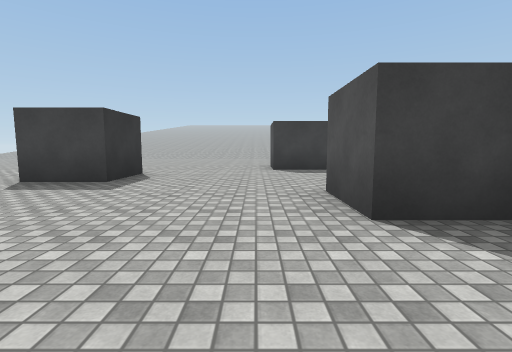
View 1 (above)

24 first-person views from a walk through a scene from a Unity 3-D project. The camera is 1.2 m above the floor, tilts 6° down and sees 85° across. The floor is counted in squares, 2 m on a side. Each view is taken from the middle of a square. On the plan, view 1 faces up. The plan holds only what a view shows up to about 9 squares ahead; the rest is blank. The place goes on beyond the plan. The player is left out. Surface patterns are stand-ins for the level's own textures.

View 2
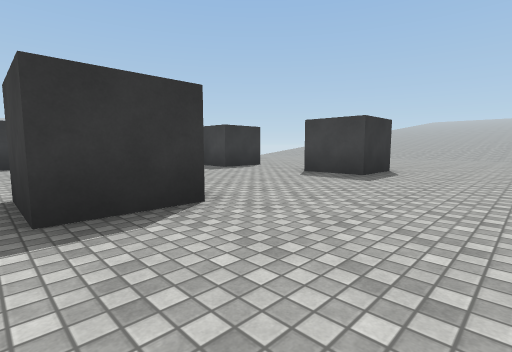

View 3
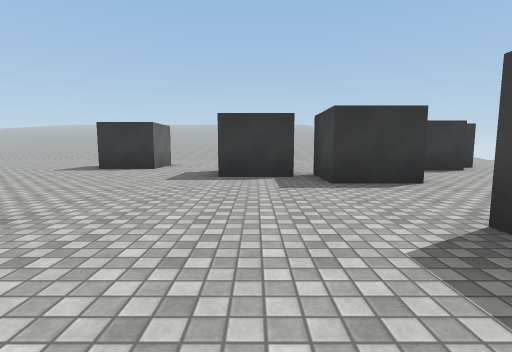

View 4
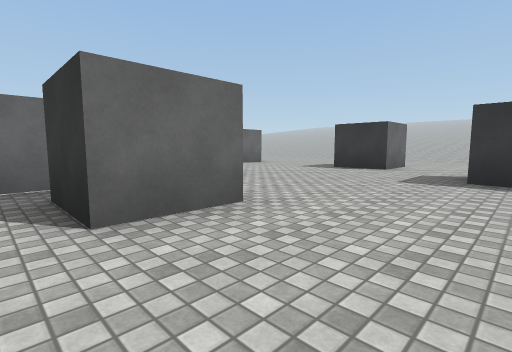

View 5
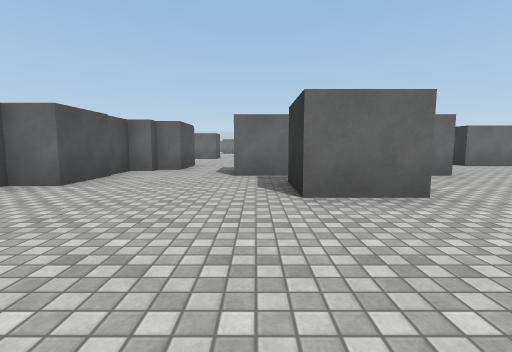

View 6
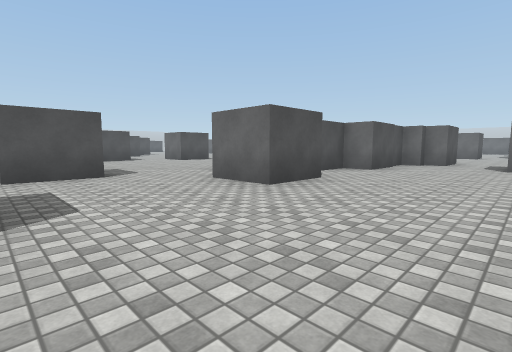

View 7
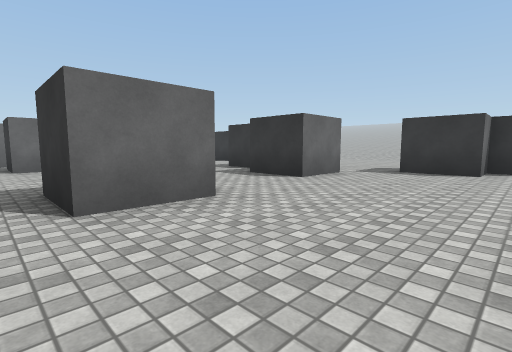

View 8
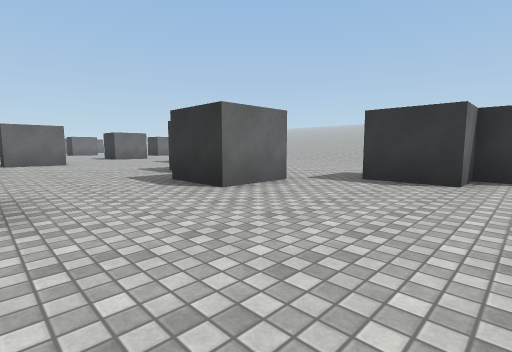

View 9
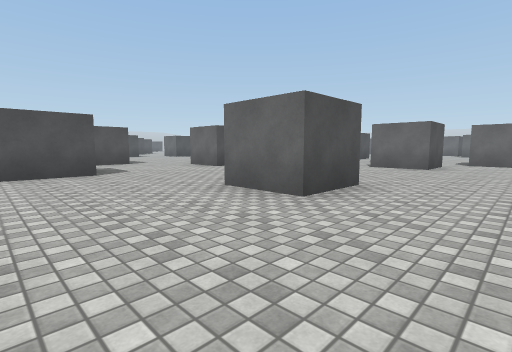

View 10
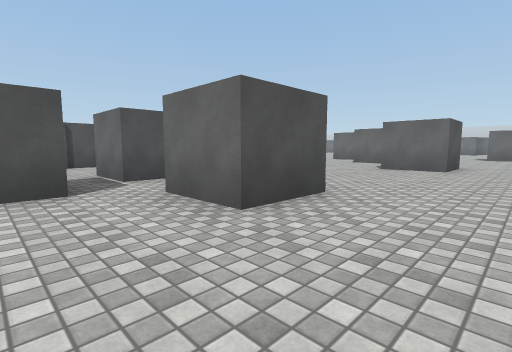

View 11
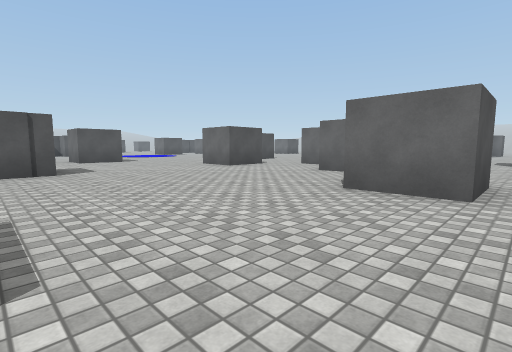

View 12
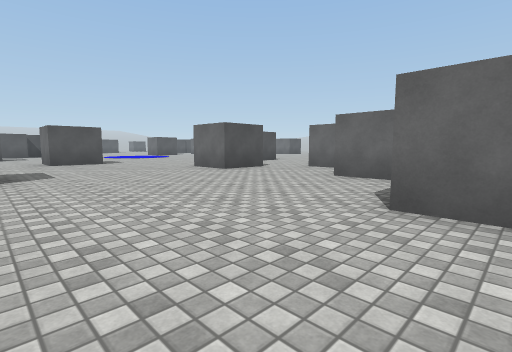

View 13
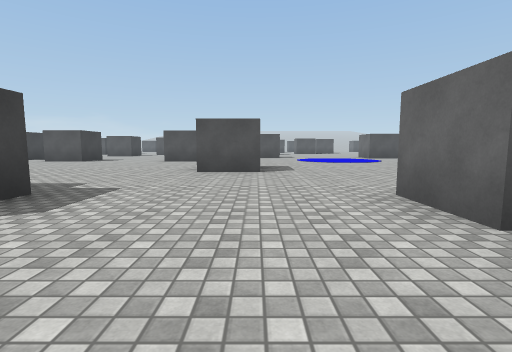

View 14
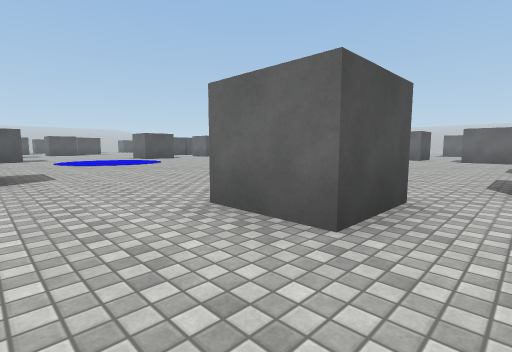

View 15
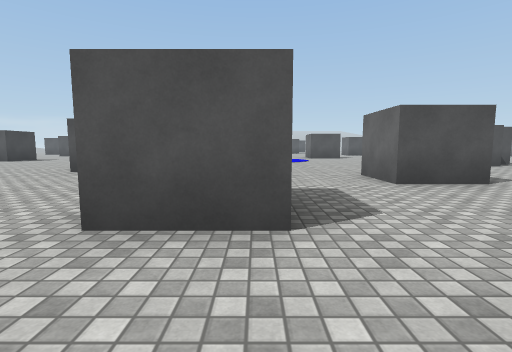

View 16
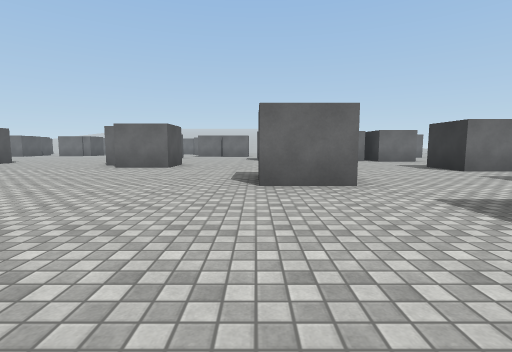

View 17
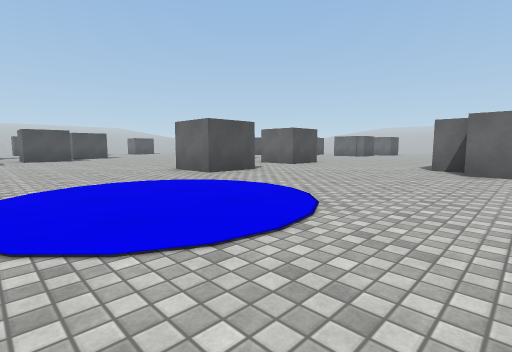

View 18
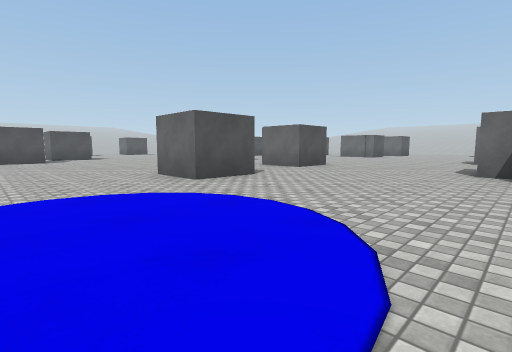

View 19
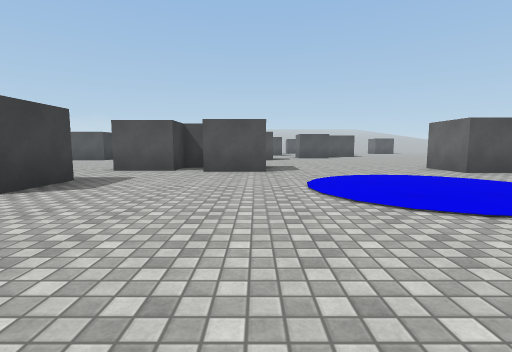

View 20
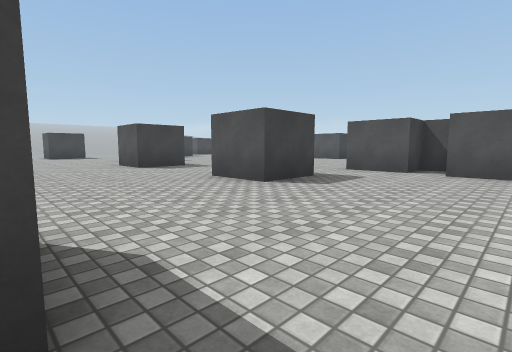

View 21
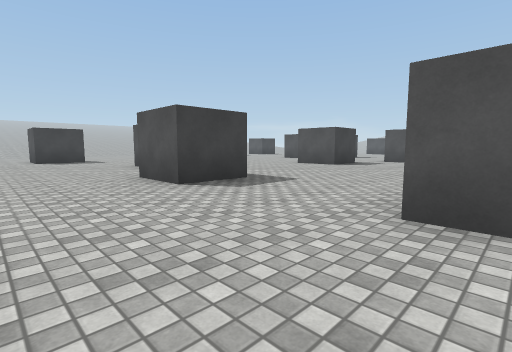

View 22
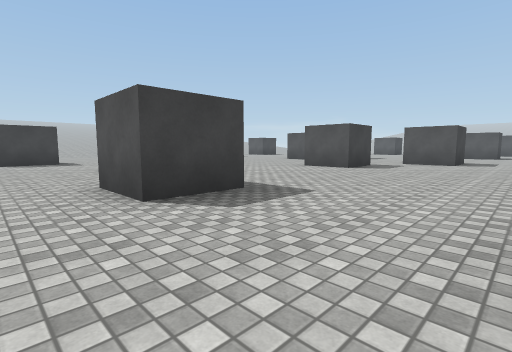

View 23
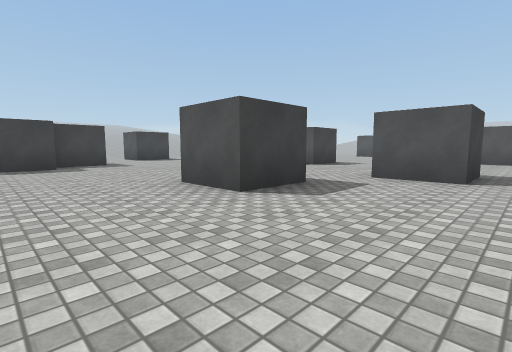

View 24
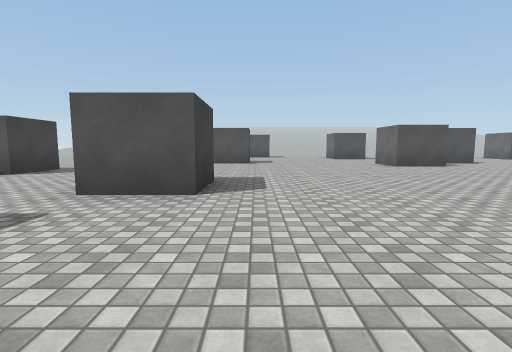

### Floor plan
Points are (right, up) in squares from view 1. A wall is a line through its corners. A room is listed if a view was taken in it or the views show most of it. See-through windows are left out.
Room 1 (views 1, 2, 3, 4, 5, 6, 7, 8, 9, 10)
walls: (-4.1, 4.8) (-4.1, 6.3) (-2.5, 6.3) (-2.5, 4.8) (-4.1, 4.8); (-4.1, 0.8) (-2.5, 0.8) (-2.5, -0.7) (-4.1, -0.7) (-4.1, 0.8); (-7.6, 3.8) (-7.6, 2.2); (-8.1, 5.8) (-6.6, 5.8) (-6.6, 4.3) (-8.1, 4.3); (-6.1, -1.8) (-4.6, -1.8); (-3.1, -1.8) (-1.5, -1.8); (-11.1, 0.3) (-9.6, 0.3) (-9.6, -1.2); (2.1, 2.2) (1, 2.2) (1, 3.7) (2.5, 3.7); (-0.1, -3.3) (0.4, -3.3); (1.9, 7.2) (0.4, 7.2) (0.4, 8.8); (-10.1, 9.4) (-10.1, 8.3) (-9.1, 8.3) (-9.1, 6.8); (1, -2.9) (1, -0.3) (1.8, -0.3) (1.8, 0.9); (-10, -4.7) (-8.5, -4.7)
ways out: opening at (-7.3, -4) to room 2; opening at (-4, -2.5) to room 2; opening at (-1, -3) to room 2; opening at (3, 5.5) to room 2
Room 2 (views 11, 12, 13, 14, 15, 16, 17, 18, 19, 20, 21, 22, 23, 24)
walls: (11, -5.8) (9.5, -5.8) (9.5, -4.2); (13, -7) (13, -5.4); (12.7, -9.2) (12.7, -7.6); (10.9, -1) (9.3, -1) (9.3, 0.5); (17, -0.3) (15.5, -0.3) (15.5, 1.2); (4.6, -8.1) (4.6, -6.6) (5.2, -6.6); (20, -2.3) (18.5, -2.3) (18.5, -0.8); (12.3, -15.4) (12.3, -13.8) (13.9, -13.8); (1.5, -5.2) (1, -5.2); (23.4, -8.9) (23.4, -7.3) (24.1, -7.3); (0.4, -3.3) (0.4, -2.9); (14.5, 5.7) (13.4, 5.7); (-0.1, -5.2) (-0.1, -3.3); (8.1, -18) (8.9, -18); (13, -18.9) (13, -17.8) (14.1, -17.8); (2.4, -14.9) (2.4, -13.3) (4, -13.3); (-0.1, -11.4) (-0.1, -9.8) (1.5, -9.8); (16, 6.7) (14.5, 6.7); (22.5, 2.2) (20.9, 2.2); (9.6, 7.2) (8.5, 7.2); (6.5, -18.5) (6.5, -17) (8, -17); (3.9, 5.1) (3.9, 6.8); (-2, -12.3) (-1, -12.3); (-3.1, -2.6) (-3.1, -1.8); (-1.1, -15.7) (-1.1, -17.2); (-4.2, -10.3) (-3, -10.3); (-4.6, -1.8) (-4.6, -3.1); (-6.1, -3.4) (-6.1, -1.8); (-6.6, -7.8) (-5, -7.8)
ways out: opening at (-7.3, -4) to room 1; opening at (-4, -2.5) to room 1; opening at (-1, -3) to room 1; opening at (3, 5.5) to room 1; opening at (-7.5, -7.5); opening at (-1.5, -18.5); opening at (-1.5, -14.5)

Positions as (right, up) in squares from view 1, and headings:
1: (0, 0), facing up
2: (0, -1), facing up-left
3: (-2, 3), facing left
4: (-2, 3), facing down-left
5: (-2, 4), facing down
6: (-2, 7), facing down-right
7: (-2, 9), facing down-left
8: (-4, 9), facing down-left
9: (-6, 9), facing down-right
10: (-8, 0), facing down-right
11: (-7, -4), facing down-right
12: (-6, -5), facing down-right
13: (-2, -8), facing right
14: (-1, -8), facing down-right
15: (-2, -11), facing right
16: (4, -9), facing down
17: (7, -10), facing down-right
18: (8, -11), facing down-right
19: (6, -9), facing right
20: (6, -9), facing up-right
21: (7, -5), facing up-right
22: (8, -4), facing up-right
23: (13, -3), facing up-right
24: (15, -3), facing right
